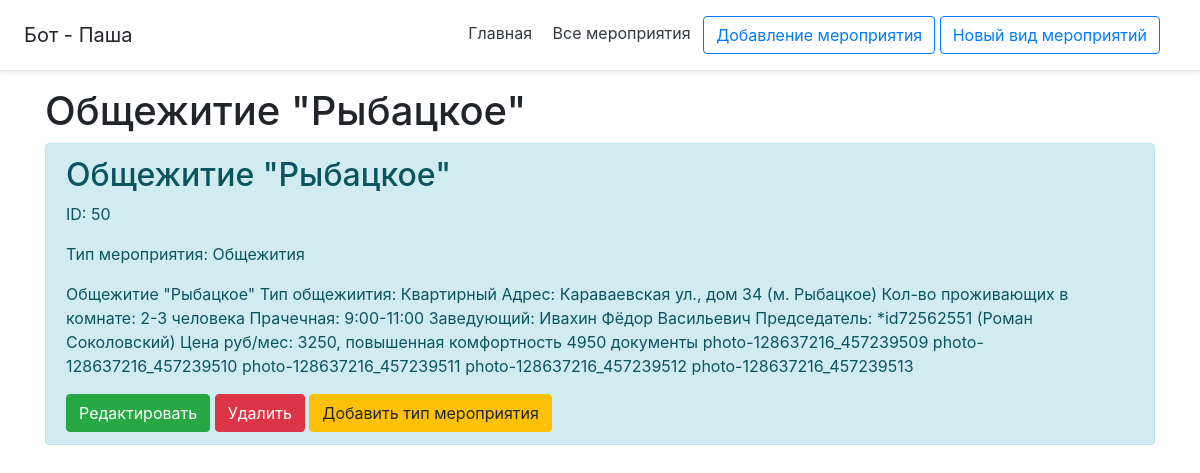
The page /event/50 on the database its author committed.
### db_utils/database.py (models this page shows, shortened)
class Menu(db.Model):
    __tablename__ = "menu"
    id = db.Column(db.Integer, primary_key=True)
    name = db.Column(db.String(120), default='default_name')
    text = db.Column(db.String(10000), default='default_text')
    added = db.Column(db.DateTime, default=datetime.datetime.utcnow())
    active = db.Column(db.Boolean, nullable=False, default=True)
    author_id = db.Column(db.Integer, nullable=False, default=0)
    tags = db.Column(db.String(5000), default='нет тегов')
    inheritances = db.relationship('Inheritances',
                                   primaryjoin="or_(Menu.id==Inheritances.menu_id_descendant, Menu.id==Inheritances.menu_id_ancestor)",
                                   lazy='dynamic')
    attachment = db.relationship('Attachment',
                                 primaryjoin="Menu.id==Attachment.menu_id",
                                 lazy='dynamic')

### flask_app.py (the view)
@app.route('/event/<int:id>')
def event(id):
    event = Menu.query.get(id)
    inher_event = menus(select_inheritances({'menu_id': event.id}), response=[event])
    return render_template('event_details.html', event=event, inher_event=inher_event)

### bot_api/vk_bot_response.py (called while the page is built)
def menus(inher, response=None):
    menu_id_ancestor = inher
    menu_ids_descendant = [inheritances.menu_id_descendant for inheritances in menu_id_ancestor]
    menu_ids_descendant.extend([inheritances.menu_id_ancestor for inheritances in menu_id_ancestor])
    menu_ids = set(menu_ids_descendant)
    if response:
        if response[0].id in menu_ids:
            menu_ids.remove(response[0].id)
    return select_menu({'menu_ids': list(menu_ids)})

### db_utils/select_db.py (called while the page is built)
def select_inheritances(args):
    inhers = Inheritances.query
    if 'menu_id' in args:
        inhers = Inheritances.query.filter(
            or_(
                Inheritances.menu_id_ancestor == args['menu_id'],
                and_(
                    Inheritances.menu_id_descendant == args['menu_id'],
                    Inheritances.reversible == 1
                )
            )
        )
    inhers = inhers.filter_by(active=True).all()
    if not inhers:
        return {}
    return inhers

def select_menu(args):
    menu = Menu.query.all()
    try:
        if 'menu_names' in args:
            menu = Menu.query.filter(Menu.name == args['menu_names']).all()
        if 'menu_ids' in args:
            menu = []
            for i in args['menu_ids']:
                menu.extend(Menu.query.filter(Menu.id == i).all())
    except Exception as e:
        print('Something WRONG - {}'.format(e))
    if 'filled_text' in args:
        if args['filled_text'] == 'true':
            text_replace(menu)
    return menu

### main/templates/event_details.html (shortened to what this page needs)
{% extends 'base.html' %}
{% block body %}
    <div class="container -mt-5">
        <h1>{{ event.name }}</h1>
        <div class="alert alert-info">
            <h2>{{ event.name }}</h2>
            <p>ID: {{ event.id }}</p>
            {% for el in inher_event %}
                <p>Тип мероприятия: {{ el.name }}</p>
            {% endfor %}
            <p>{{ event.text }}</p>
            <a href="/event/{{ event.id }}/update" class="btn btn-success">Редактировать</a>
            <a href="/event/{{ event.id }}/del" class="btn btn-danger">Удалить</a>
            <a href="/event/{{ event.id }}/inher" class="btn btn-warning">Добавить тип мероприятия</a>
        </div>
    </div>
{% endblock %}

### rows shown on the page
Menu: name "Общежитие \"Рыбацкое\"", id "50", text "Общежитие \"Рыбацкое\" Тип общежиития: Квартирный Адрес: Караваевская ул., дом 34 (м. Рыбацкое) Кол-во проживающих в комнате: 2-3 человека Прачечная: 9:00-11:00 Заведующий: Ивахин Фёдор Васильевич Председатель: *id72562551 (Роман Соколовский) Цена руб/мес: 3250, повышенная комфортность 4950 документы photo-128637216_457239509 photo-128637216_457239510 photo-128637216_457239511 photo-128637216_457239512 photo-128637216_457239513"
Menu: name "Общежития"
